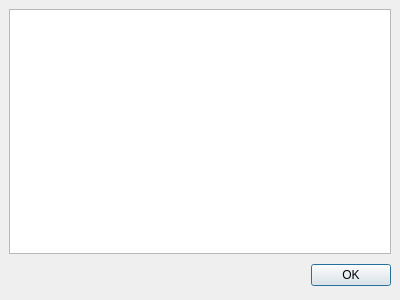
<ui version="4.0" >
 <author></author>
 <comment></comment>
 <exportmacro></exportmacro>
 <class>TextDlg</class>
 <widget class="QDialog" name="TextDlg" >
  <property name="geometry" >
   <rect>
    <x>0</x>
    <y>0</y>
    <width>400</width>
    <height>300</height>
   </rect>
  </property>
  <property name="windowTitle" >
   <string>Title</string>
  </property>
  <layout class="QGridLayout" >
   <property name="margin" >
    <number>9</number>
   </property>
   <property name="spacing" >
    <number>6</number>
   </property>
   <item row="0" column="0" >
    <widget class="QTextBrowser" name="textedit" />
   </item>
   <item row="1" column="0" >
    <layout class="QHBoxLayout" >
     <property name="margin" >
      <number>0</number>
     </property>
     <property name="spacing" >
      <number>6</number>
     </property>
     <item>
      <spacer>
       <property name="orientation" >
        <enum>Qt::Horizontal</enum>
       </property>
       <property name="sizeHint" >
        <size>
         <width>131</width>
         <height>31</height>
        </size>
       </property>
      </spacer>
     </item>
     <item>
      <widget class="QPushButton" name="okButton" >
       <property name="text" >
        <string>OK</string>
       </property>
      </widget>
     </item>
    </layout>
   </item>
  </layout>
 </widget>
 <pixmapfunction></pixmapfunction>
 <resources/>
 <connections>
  <connection>
   <sender>okButton</sender>
   <signal>clicked()</signal>
   <receiver>TextDlg</receiver>
   <slot>accept()</slot>
   <hints>
    <hint type="sourcelabel" >
     <x>278</x>
     <y>253</y>
    </hint>
    <hint type="destinationlabel" >
     <x>96</x>
     <y>254</y>
    </hint>
   </hints>
  </connection>
 </connections>
</ui>
